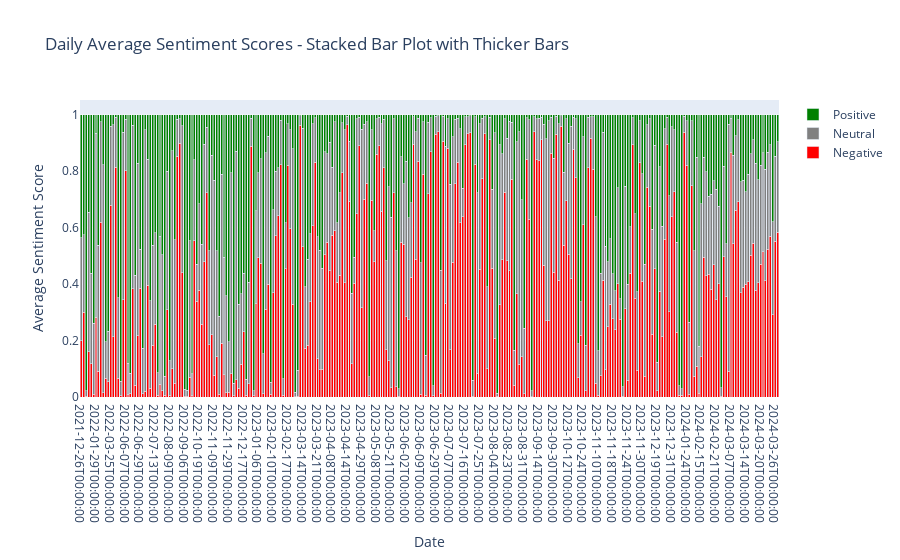

Source (notebook cell):
### Code cell
import pandas as pd
import plotly.graph_objects as go
from plotly.subplots import make_subplots

# Load your CSV file
data = pd.read_csv('C:\Data Science\data\Tories 4 years_export.csv')
daily_averages = data_sorted.groupby(data_sorted['PublishedAt'].dt.date).agg({
    'roberta_neg': 'mean',
    'roberta_neu': 'mean',
    'roberta_pos': 'mean'
}).reset_index()

# Convert 'PublishedAt' back to datetime for plotting
daily_averages['PublishedAt'] = pd.to_datetime(daily_averages['PublishedAt'])

# Create a new plot with daily averages
fig = make_subplots(specs=[[{"secondary_y": False}]])



bar_width = 0.8  # You can adjust this value as needed


fig = go.Figure()

# Add traces for negative, neutral, and positive sentiments with adjusted width
fig.add_trace(go.Bar(x=daily_averages['PublishedAt'], y=daily_averages['roberta_neg'],
                     name='Negative', marker_color='red', width=bar_width))
fig.add_trace(go.Bar(x=daily_averages['PublishedAt'], y=daily_averages['roberta_neu'],
                     name='Neutral', marker_color='grey', width=bar_width))
fig.add_trace(go.Bar(x=daily_averages['PublishedAt'], y=daily_averages['roberta_pos'],
                     name='Positive', marker_color='green', width=bar_width))

fig.update_layout(barmode='stack', title_text='Daily Average Sentiment Scores - Stacked Bar Plot with Thicker Bars',
                  xaxis_title='Date', yaxis_title='Average Sentiment Score', xaxis={'type': 'category'})

# Show the plot
fig.show()

### Figure 1 — Plotly figure (JSON) as saved in the notebook; plotly's stock layout.template omitted (floating-point values rounded to 4 significant figures; data arrays with more than 128 entries replaced by an {"elided": "..."} marker saying what was removed)
{"data": [{"marker": {"color": "red"}, "name": "Negative", "type": "bar", "width": 0.8, "x": {"elided": "284 str values"}, "y": {"elided": "284 float values"}}, {"marker": {"color": "grey"}, "name": "Neutral", "type": "bar", "width": 0.8, "x": {"elided": "284 str values"}, "y": {"elided": "284 float values"}}, {"marker": {"color": "green"}, "name": "Positive", "type": "bar", "width": 0.8, "x": {"elided": "284 str values"}, "y": {"elided": "284 float values"}}], "layout": {"barmode": "stack", "title": {"text": "Daily Average Sentiment Scores - Stacked Bar Plot with Thicker Bars"}, "xaxis": {"title": {"text": "Date"}, "type": "category"}, "yaxis": {"title": {"text": "Average Sentiment Score"}}}}
